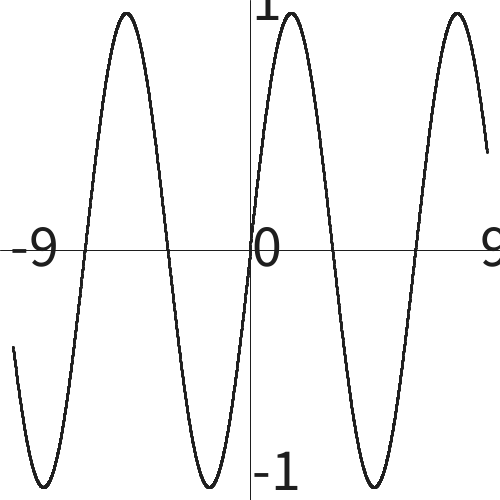
Frame 1 (no input)
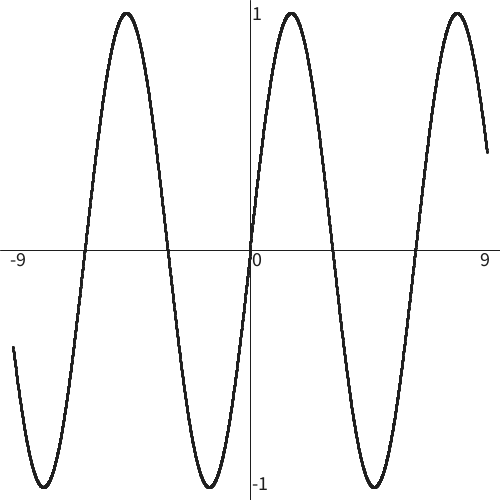
Frame 60 (the mouse pressed at the canvas centre just before this capture)
Frame 120 (the mouse held since frame 60 and released just before this capture): identical to frame 60, image omitted

The Processing sketch that drew these frames (run headless with seeded random() and noise(); from frame 60 on, the mouse is pressed at the canvas centre):

// Processing sketch: ex3_math2
// ── ex3_math2.pde
int width = 500;
int data_length = 10000;
float[] x_data = new float[data_length];
float[] y_data = new float[data_length];

void setup() {  
  size(500,500);
  background(255);
  textSize(60);
  make_data();
}

void draw() { 
    background(255);
    //lines
    stroke(30);
    line(0,width/2,width,width/2);
    line(width/2,0,width/2,width);
    //dots
    fill(30);
    ///
    
    float minx = min(x_data);
    float maxx = max(x_data);
    float miny = min(y_data);
    float maxy = max(y_data);
    float scaling_factor_x = 0, scaling_factor_y = 0;
    
    if (abs(maxx) >= abs(minx)) 
        scaling_factor_x = (width/2)*.95/(maxx);
    
    if (abs(maxx) < abs(minx)) 
        scaling_factor_x = (width/2)*.95/(abs(minx));
    
    if (abs(maxy) >= abs(miny)) 
        scaling_factor_y = (width/2)*.95/(maxy);
    
    if (abs(maxy) < abs(miny)) 
        scaling_factor_y = (width/2)*.95/(abs(miny));
    
    for (int i = 0; i < data_length; i = i + 1) {
        if (x_data[i] != 0 && y_data[i] != 0) {
            ellipse(width/2 + int(x_data[i]*scaling_factor_x),width/2 - int(y_data[i]*scaling_factor_y),2,2);
        }
    }
    
    float big_x;
    float big_y;
    if (abs(maxx) >= abs(minx))
        big_x = maxx;
    else 
        big_x = abs(minx);
    
    if (abs(maxy) >= abs(miny))
        big_y = maxy;
    else 
        big_y = miny;
    
    text(round(big_x*100)/100,width-20,width/2 +16);
    text(-round(big_x*100)/100,10,width/2 +16);
    text(round(big_y*100)/100,width/2 +2,20);
    text(-round(big_y*100)/100,width/2 +2,width-10);
    text("0",width/2 +2,width/2+16);
    
    ///
    fill(30);
    textSize(20);
    
}

void make_data() {
    int count = 0;
    float x, y;
    for (float i = -9; i < 9; i+=0.005) {
       if (count < data_length) {
         x_data[count] = i;
         x = i;
         y = 1*sin(x);
         
         y_data[count] = y;
       }
       count++;
    }
}
